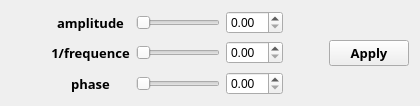
         <widget class="QWidget" name="tab_3">
          <attribute name="title">
           <string>3</string>
          </attribute>
          <layout class="QHBoxLayout" name="horizontalLayout_6">
           <item>
            <layout class="QGridLayout" name="gridLayout_3">
             <item row="1" column="2">
              <widget class="QSlider" name="waves_freq_slider">
               <property name="accessibleName">
                <string>frequency</string>
               </property>
               <property name="orientation">
                <enum>Qt::Orientation::Horizontal</enum>
               </property>
              </widget>
             </item>
             <item row="2" column="1">
              <widget class="QLabel" name="label_13">
               <property name="font">
                <font>
                 <family>Tw Cen MT</family>
                 <pointsize>10</pointsize>
                 <bold>true</bold>
                </font>
               </property>
               <property name="text">
                <string>phase</string>
               </property>
               <property name="alignment">
                <set>Qt::AlignmentFlag::AlignCenter</set>
               </property>
              </widget>
             </item>
             <item row="1" column="1">
              <widget class="QLabel" name="label_14">
               <property name="font">
                <font>
                 <family>Tw Cen MT</family>
                 <pointsize>10</pointsize>
                 <bold>true</bold>
                </font>
               </property>
               <property name="text">
                <string>1/frequence</string>
               </property>
               <property name="alignment">
                <set>Qt::AlignmentFlag::AlignCenter</set>
               </property>
              </widget>
             </item>
             <item row="2" column="4">
              <spacer name="horizontalSpacer_15">
               <property name="orientation">
                <enum>Qt::Orientation::Horizontal</enum>
               </property>
               <property name="sizeHint" stdset="0">
                <size>
                 <width>40</width>
                 <height>20</height>
                </size>
               </property>
              </spacer>
             </item>
             <item row="1" column="5">
              <widget class="QPushButton" name="waves_apply_button">
               <property name="maximumSize">
                <size>
                 <width>100</width>
                 <height>30</height>
                </size>
               </property>
               <property name="font">
                <font>
                 <family>Tw Cen MT</family>
                 <pointsize>10</pointsize>
                 <bold>true</bold>
                </font>
               </property>
               <property name="toolTip">
                <string>&lt;html&gt;&lt;head/&gt;&lt;body&gt;&lt;p&gt;Apply this effect permanently! You can click undo button to roll back to the previous state.&lt;/p&gt;&lt;/body&gt;&lt;/html&gt;</string>
               </property>
               <property name="accessibleName">
                <string>tab_button</string>
               </property>
               <property name="text">
                <string>Apply</string>
               </property>
              </widget>
             </item>
             <item row="2" column="3">
              <widget class="QDoubleSpinBox" name="waves_phase_spinbox"/>
             </item>
             <item row="0" column="1">
              <widget class="QLabel" name="label_12">
               <property name="font">
                <font>
                 <family>Tw Cen MT</family>
                 <pointsize>10</pointsize>
                 <bold>true</bold>
                </font>
               </property>
               <property name="text">
                <string>amplitude</string>
               </property>
               <property name="alignment">
                <set>Qt::AlignmentFlag::AlignCenter</set>
               </property>
              </widget>
             </item>
             <item row="0" column="4">
              <spacer name="horizontalSpacer_11">
               <property name="orientation">
                <enum>Qt::Orientation::Horizontal</enum>
               </property>
               <property name="sizeHint" stdset="0">
                <size>
                 <width>40</width>
                 <height>20</height>
                </size>
               </property>
              </spacer>
             </item>
             <item row="1" column="4">
              <spacer name="horizontalSpacer_14">
               <property name="orientation">
                <enum>Qt::Orientation::Horizontal</enum>
               </property>
               <property name="sizeHint" stdset="0">
                <size>
                 <width>40</width>
                 <height>20</height>
                </size>
               </property>
              </spacer>
             </item>
             <item row="2" column="2">
              <widget class="QSlider" name="waves_phase_slider">
               <property name="orientation">
                <enum>Qt::Orientation::Horizontal</enum>
               </property>
              </widget>
             </item>
             <item row="0" column="2">
              <widget class="QSlider" name="waves_amplitude_slider">
               <property name="sizePolicy">
                <sizepolicy hsizetype="Expanding" vsizetype="Fixed">
                 <horstretch>100</horstretch>
                 <verstretch>0</verstretch>
                </sizepolicy>
               </property>
               <property name="accessibleName">
                <string>amplitude</string>
               </property>
               <property name="orientation">
                <enum>Qt::Orientation::Horizontal</enum>
               </property>
              </widget>
             </item>
             <item row="0" column="0">
              <spacer name="horizontalSpacer_16">
               <property name="orientation">
                <enum>Qt::Orientation::Horizontal</enum>
               </property>
               <property name="sizeHint" stdset="0">
                <size>
                 <width>40</width>
                 <height>20</height>
                </size>
               </property>
              </spacer>
             </item>
             <item row="1" column="0">
              <spacer name="horizontalSpacer_17">
               <property name="orientation">
                <enum>Qt::Orientation::Horizontal</enum>
               </property>
               <property name="sizeHint" stdset="0">
                <size>
                 <width>40</width>
                 <height>20</height>
                </size>
               </property>
              </spacer>
             </item>
             <item row="2" column="0">
              <spacer name="horizontalSpacer_18">
               <property name="orientation">
                <enum>Qt::Orientation::Horizontal</enum>
               </property>
               <property name="sizeHint" stdset="0">
                <size>
                 <width>40</width>
                 <height>20</height>
                </size>
               </property>
              </spacer>
             </item>
             <item row="0" column="3">
              <widget class="QDoubleSpinBox" name="waves_amplitude_spinbox">
               <property name="accessibleName">
                <string>amplitude</string>
               </property>
              </widget>
             </item>
             <item row="1" column="3">
              <widget class="QDoubleSpinBox" name="waves_freq_spinbox">
               <property name="accessibleName">
                <string>frequency</string>
               </property>
              </widget>
             </item>
            </layout>
           </item>
          </layout>
         </widget>
